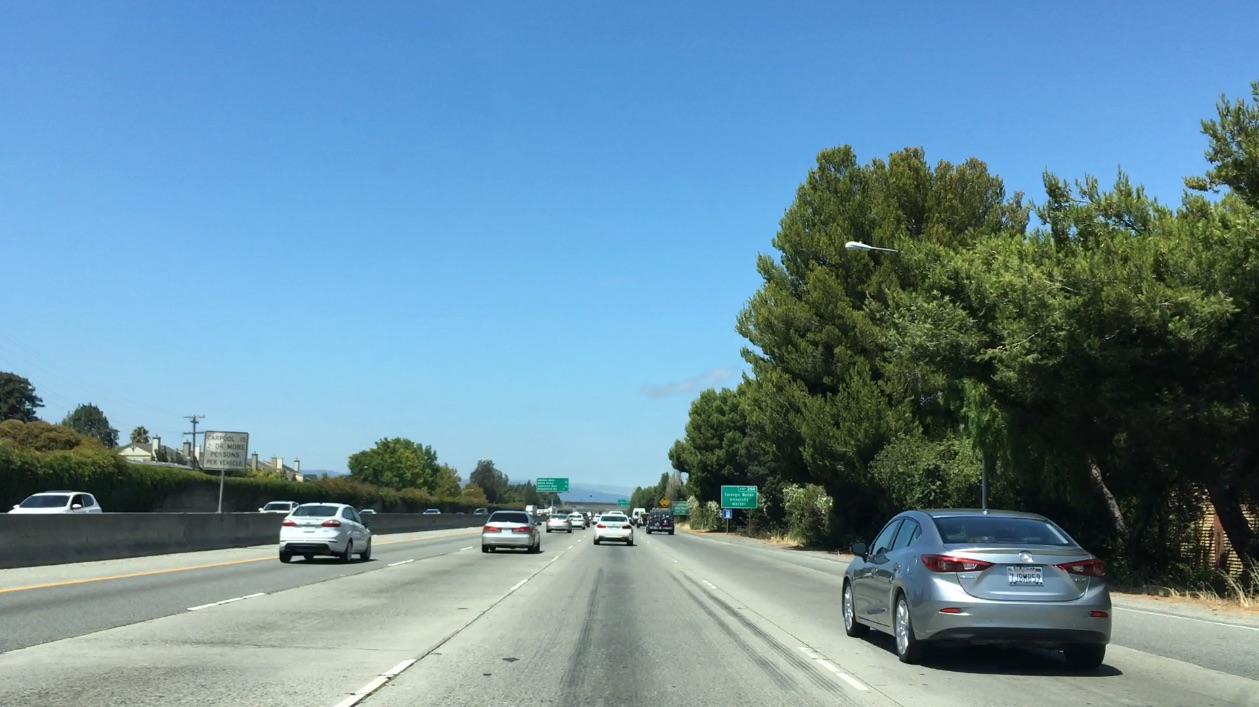
#> input picture bbox-example-image.jpg, 1259 x 707 px
$ jupyter execute 'Manual Vehicle Detection.ipynb'   (shell and % lines are left out)
#> lines starting #> are read from the running program, lines starting #| are printed output that depends on the picture; after the words box and inside, x2 and y2 are one past the last pixel; in counts of white or black regions, pixels touching at a corner belong together
[cell 1]
import numpy as np
import cv2
import matplotlib.pyplot as plt
import matplotlib.image as mpimg

image = mpimg.imread('bbox-example-image.jpg')
#> image is the input picture: shape (707, 1259, 3); mean R, G, B 104.8, 141, 158.4

[cell 2]
plt.imshow(image)

[cell 3]
# Define a function that takes an image, a list of bounding boxes,
# and optional color tuple and line thickness as inputs
# then draws boxes in that color on the output

def draw_boxes(img, bboxes, color=(0, 0, 255), thick=6):
    # make a copy of the image
    draw_img = np.copy(img)
    # draw each bounding box on your image copy using cv2.rectangle()
    for bb in bboxes:
        cv2.rectangle(draw_img, bb[0], bb[1], color=color, thickness = thick)
    # return the image copy with boxes drawn
    return draw_img # Change this line to return image copy with boxes
# Add bounding boxes in this format, these are just example coordinates.
bboxes = [((837, 514), (1126, 666)),
          ((278, 497), (372, 562)),
          ((474, 511), (547, 552)),
          ((590, 511), (631,545))]

result = draw_boxes(image, bboxes)
#> after the loop in draw_boxes, `for bb in bboxes:`:
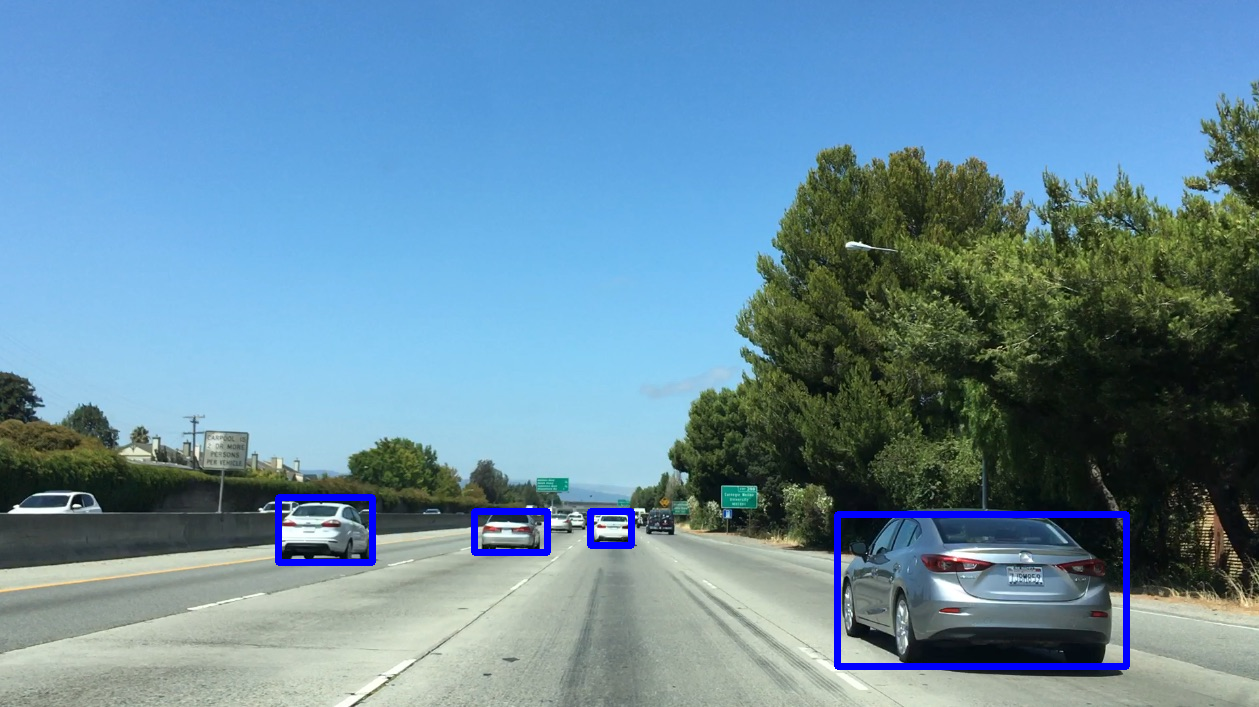
#> draw_img: shape (707, 1259, 3); 1.23% of pixels changed, all inside (x1, y1, x2, y2) = (275, 494, 1130, 670)
plt.imshow(result)
plt.axis('off')

## Histograms of Color

[cell 4]
import matplotlib.image as mpimg
import numpy as np
image = mpimg.imread('./cutouts/cutout1.jpg')
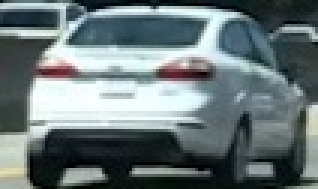
#> input picture cutouts/cutout1.jpg, 106 x 63 px (shown 3 times larger)
#> image is the input picture: shape (63, 106, 3); mean R, G, B 105.4, 118.5, 120.3

# Take histograms in R, G, and B
rhist = np.histogram(image[:,:,0], bins=32, range=(0, 256))
ghist = np.histogram(image[:,:,1], bins=32, range=(0, 256))
bhist = np.histogram(image[:,:,2], bins=32, range=(0, 256))

[cell 5]
# Generating bin centers
bin_edges = rhist[1]
#> bin_edges = 33 values from 0 to 256
bin_centers = (bin_edges[1] /2 + bin_edges[0:len(bin_edges)-1])
#> bin_centers = 32 values from 4 to 252

[cell 6]
# Plot a figure with all three bar charts
fig = plt.figure(figsize=(16,3))
plt.subplot(131)
plt.bar(bin_centers, rhist[0])
plt.xlim(0, 256)
plt.title('R Histogram')
plt.subplot(132)
plt.bar(bin_centers, ghist[0])
plt.xlim(0, 256)
plt.title('G Histogram')
plt.subplot(133)
plt.bar(bin_centers, bhist[0])
plt.xlim(0, 256)
plt.title('B Histogram')
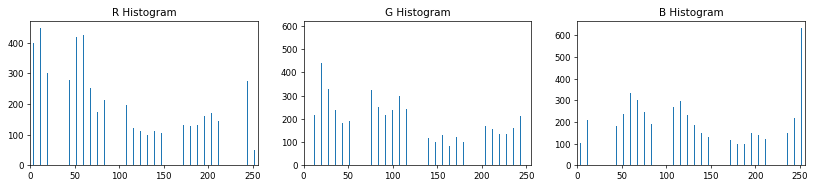
#> figure drawn by matplotlib, 3 panels; panel 1: tallest bar 448 high, from x = 11.6 to 12.4; panel 2: tallest bar 591 high, from x = 251.6 to 252.4; panel 3: tallest bar 634 high, from x = 251.6 to 252.4

[cell 7]
def rgb_hist(img, nbins=32, bins_range=(0, 256)):
    # Compute the histogram of the RGB channels separately
    rhist = np.histogram(img[:,:,0], bins=nbins, range=bins_range)
    ghist = np.histogram(img[:,:,1], bins=nbins, range=bins_range)
    bhist = np.histogram(img[:,:,2], bins=nbins, range=bins_range)
    # Generating bin centers
    bin_edges = rhist[1]
    bin_centers = (bin_edges[1:]  + bin_edges[0:len(bin_edges)-1])/2
    # Concatenate the histograms into a single feature vector
    hist_features = np.concatenate((rhist[0], ghist[0], bhist[0]))
    # Return the individual histograms, bin_centers and feature vector
    return rhist, ghist, bhist, bin_centers, hist_features
def hls_hist(img, nbins=32, bins_range=(0, 256)):
    # Compute the histogram of the RGB channels separately
    img = cv2.cvtColor(img, cv2.COLOR_RGB2HLS)
    hhist = np.histogram(img[:,:,0], bins=nbins, range=bins_range)
    lhist = np.histogram(img[:,:,1], bins=nbins, range=bins_range)
    shist = np.histogram(img[:,:,2], bins=nbins, range=bins_range)
    # Generating bin centers
    bin_edges = hhist[1]
    bin_centers = (bin_edges[1:]  + bin_edges[0:len(bin_edges)-1])/2
    # Concatenate the histograms into a single feature vector
    hist_features = np.concatenate((rhist[0], ghist[0], bhist[0]))
    # Return the individual histograms, bin_centers and feature vector
    return hhist, lhist, shist, bin_centers, hist_features

[cell 8]
import glob
images = glob.glob('./cutouts/*.png')
for img_name in images:
#     img = mpimg.imread(img_name)
    img = cv2.imread(img_name)
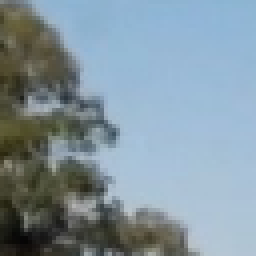
#> input picture cutouts/2.png, 64 x 64 px (shown 4 times larger)
#> img is the input picture: shape (64, 64, 3); mean B, G, R 158.4, 148, 130
    img = cv2.cvtColor(img, cv2.COLOR_BGR2RGB)
    # Take histograms in R, G, and B
    num_bins = 32
    bin_range = (0, 256)
    rhist, ghist, bhist, rgb_bin_centers, rgb_hist_features = rgb_hist(img, num_bins, bin_range)
#> in rgb_hist, `bin_edges = rhist[1]`: bin_edges = 33 values from 0 to 256
#> in rgb_hist, `bin_centers = (bin_edges[1:]  + bin_edges[0:len(bin_edges)-1])/2`: bin_centers = 32 values from 4 to 252
#> in rgb_hist, `hist_features = np.concatenate((rhist[0], ghist[0], bhist[0]))`: hist_features = 96 values, max 1913 at index 90, min 0 at index 24, mean 128
#> rgb_bin_centers = 32 values from 4 to 252; rgb_hist_features has the same summary as hist_features in rgb_hist
    hhist, lhist, shist, hls_bin_centers, hls_hist_features = hls_hist(img, num_bins, bin_range)
#> in hls_hist, `img = cv2.cvtColor(img, cv2.COLOR_RGB2HLS)`: img: shape (64, 64, 3); mean of channels 0, 1, 2 81.6, 144.6, 69
#> in hls_hist, `bin_edges = hhist[1]`: bin_edges = 33 values from 0 to 256
#> in hls_hist, `bin_centers = (bin_edges[1:]  + bin_edges[0:len(bin_edges)-1])/2`: bin_centers = 32 values from 4 to 252
#> hls_bin_centers = 32 values from 4 to 252; hls_hist_features has the same summary as hist_features in rgb_hist
    f, (ax1, ax2, ax3) = plt.subplots(1,3, figsize=(12, 3))
    f.tight_layout()
    ax1.bar(hls_bin_centers, hhist[0])
#     ax1.xlim(0, 256)
    ax1.set_title(img_name + ' rhist', fontsize=12)
    ax2.bar(hls_bin_centers, lhist[0])
    ax2.set_title('ghist', fontsize=12)
#     ax2.xlim(0, 256)
    ax3.bar(hls_bin_centers,shist[0])
    ax3.set_title('bhist', fontsize=12)
#     ax3.xlim(0, 256)
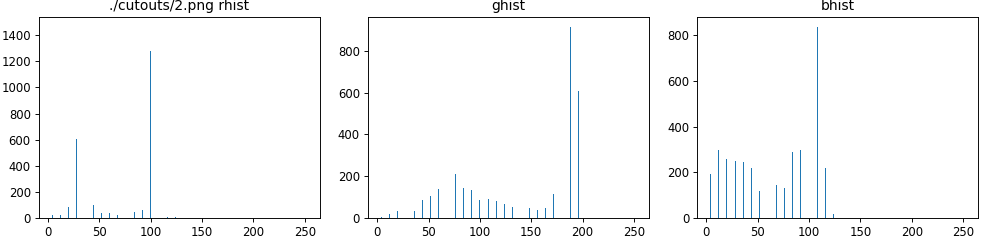
#> figure drawn by matplotlib, 3 panels; panel 1: tallest bar 1467 high, from x = 107.6 to 108.4; panel 2: tallest bar 916 high, from x = 187.6 to 188.4; panel 3: tallest bar 838 high, from x = 107.6 to 108.4
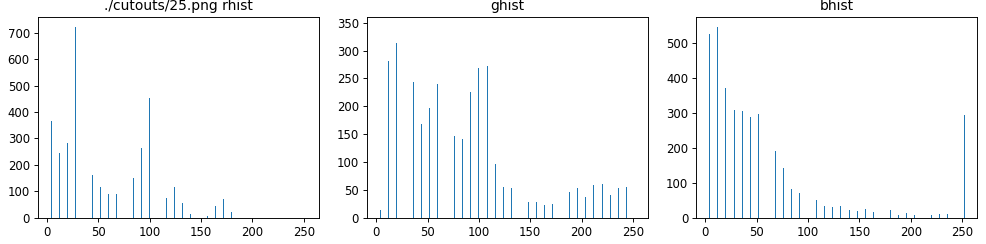
#> figure drawn by matplotlib, 3 panels; panel 1: tallest bar 723 high, from x = 27.6 to 28.4; panel 2: tallest bar 343 high, from x = 27.6 to 28.4; panel 3: tallest bar 547 high, from x = 11.6 to 12.4
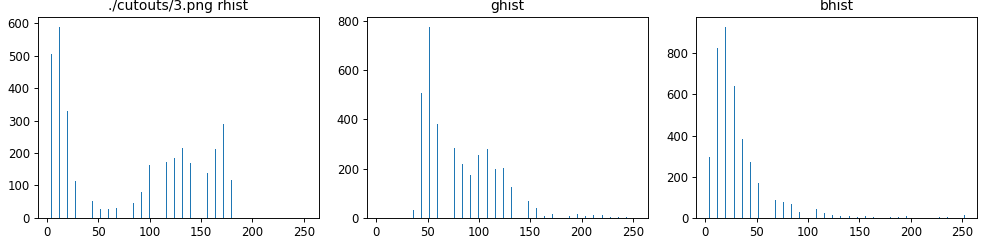
#> figure drawn by matplotlib, 3 panels; panel 1: tallest bar 590 high, from x = 11.6 to 12.4; panel 2: tallest bar 778 high, from x = 51.6 to 52.4; panel 3: tallest bar 930 high, from x = 19.6 to 20.4

[cell 9]
# Define a function to compute color histogram features
# Pass the color_space flag as 3-letter all caps string
# like 'HSV' or 'LUV' etc.
# KEEP IN MIND IF YOU DECIDE TO USE THIS FUNCTION LATER
# IN YOUR PROJECT THAT IF YOU READ THE IMAGE WITH
# cv2.imread() INSTEAD YOU START WITH BGR COLOR!
def bin_spatial(img, color_space='RGB', size=(32, 32)):
    # Convert image to new color space (if specified)
    # Use cv2.resize().ravel() to create the feature vector
    features = cv2.resize(img, size).ravel() # Remove this line!
    # Return the feature vector
    return features

feature_vec = bin_spatial(image, color_space='RGB', size=(32, 32))
#> in bin_spatial, `features = cv2.resize(img, size).ravel()`: features = 3072 values, max 255 at index 788, min 1 at index 36, mean 114.7
#> feature_vec has the same summary as features in bin_spatial

# Plot features
plt.plot(feature_vec)
plt.title('Spatially Binned Features')
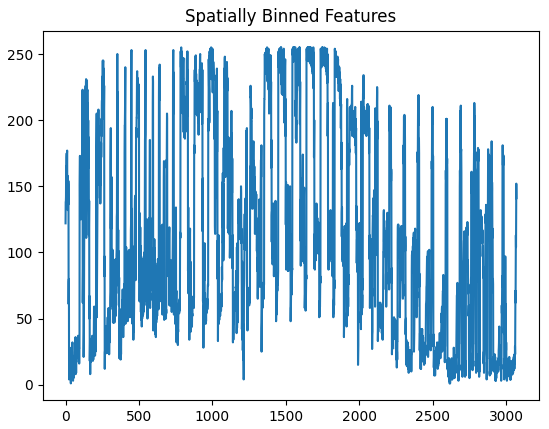
#> figure drawn by matplotlib, 1 panel; curve peaks at x = 788, y = 255

[cell 10]
plt.imshow(img[:,:,0])
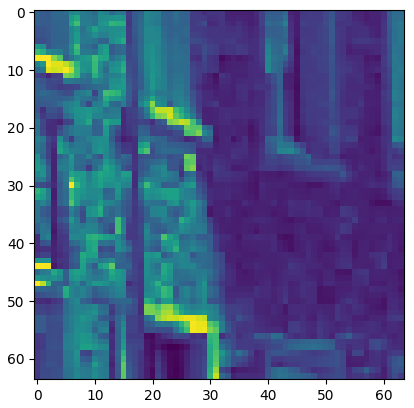
#> figure drawn by matplotlib, 1 panel

[cell 11]
rhist = np.histogram(img[:,:,0], bins=32, range=(0,256))

[cell 12]
rhist

[cell 13]
from skimage.feature import hog
pix_per_cell = 8
cell_per_block = 2
orient = 9

hog_features, hog_image = hog(img[:,:,0], orientations=orient,
                          pixels_per_cell=(pix_per_cell, pix_per_cell),
                          cells_per_block=(cell_per_block, cell_per_block),
                          visualise=True, feature_vector=False,
                          block_norm="L2-Hys")

[cell 14]
hog_ravel = hog_features.ravel()
#> hog_ravel = 1764 values, max 0.375 at index 72, min 0 at index 46, mean 0.139

[cell 15]
hog_ravel.shape
#> Out = (1764,)
